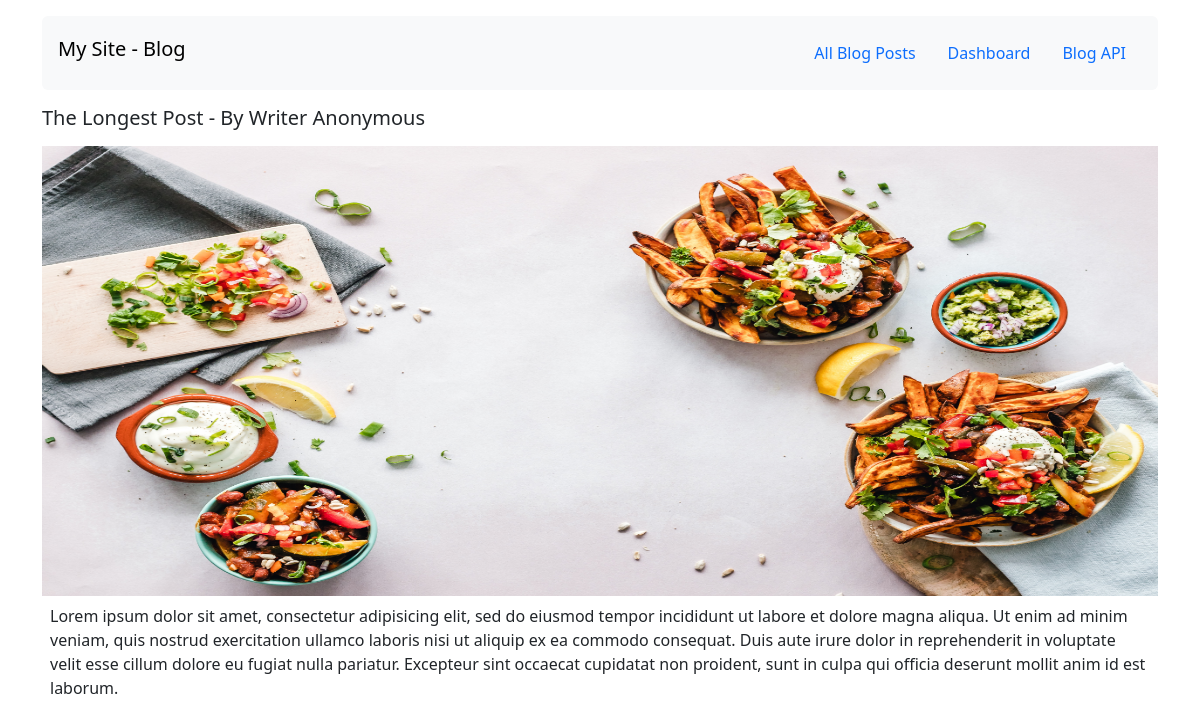
Page /read/The Longest Post/ on the committed database.
### blog/models.py (models this page shows, shortened)
class BlogPost(models.Model):
	title = models.CharField(max_length=250)
	author = models.ForeignKey(User, on_delete=models.CASCADE)
	published = models.BooleanField(default=False) # in draft by default
	content = models.TextField(blank=True, null=True)
	display_image = models.ImageField(upload_to='blog/images', blank=True, null=True)
	date_created = models.DateTimeField(auto_now=True)
	date_published = models.DateTimeField(blank=True, null=True)

### blog/views.py (the view)
# urls.py: path('read/<post_title>/', blogpost_read_view, name="read"), # ie blog:read -> ex: blog/My First Post
def blogpost_read_view(request, post_title):
	template = 'blog-read.html'
	blogpost = BlogPost.objects.get(title=post_title)
	context = {
		'post': blogpost,
	}
	return render(request, template, context)

### blog/templates/blog-read.html
{% extends 'base.html' %}
{% block content %}
<div class="py-3">
	<h5 class="mb-3"> {{ post.title }} - By {{ post.author.get_full_name|default:post.author|title }} </h5>
	<img src="{{ post.display_image.url }}" class="w-100" style="height: 450px;">
	<p class="p-2"> {{ post.content }} </p>
</div>
{% endblock content %}

### rows in the picture
BlogPost: title "The Longest Post", author.get_full_name "Writer Anonymous", display_image (picture), content "Lorem ipsum dolor sit amet, consectetur adipisicing elit, sed do eiusmod tempor incididunt ut labore et dolore magna aliqua. Ut enim ad minim veniam, quis nostrud exercitation ullamco laboris nisi ut aliquip ex ea commodo consequat. Duis aute irure dolor in reprehenderit in voluptate velit esse cillum dolore eu fugiat nulla pariatur. Excepteur sint occaecat cupidatat non proident, sunt in culpa qui officia deserunt mollit anim id est laborum."
